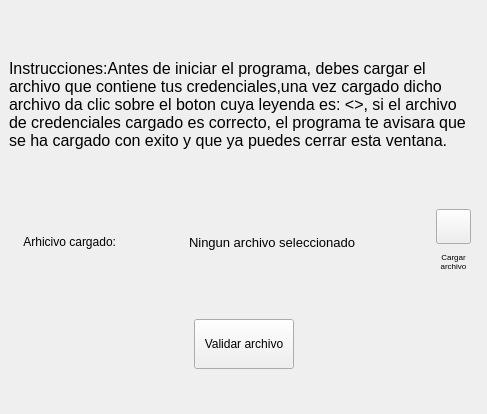
<?xml version="1.0" encoding="UTF-8"?>
<ui version="4.0">
 <class>MainWindow</class>
 <widget class="QMainWindow" name="MainWindow">
  <property name="geometry">
   <rect>
    <x>0</x>
    <y>0</y>
    <width>487</width>
    <height>414</height>
   </rect>
  </property>
  <property name="windowTitle">
   <string>MainWindow</string>
  </property>
  <widget class="QWidget" name="centralwidget">
   <layout class="QVBoxLayout" name="verticalLayout">
    <item>
     <spacer name="verticalSpacer">
      <property name="orientation">
       <enum>Qt::Vertical</enum>
      </property>
      <property name="sizeHint" stdset="0">
       <size>
        <width>20</width>
        <height>40</height>
       </size>
      </property>
     </spacer>
    </item>
    <item>
     <widget class="QLabel" name="label">
      <property name="minimumSize">
       <size>
        <width>350</width>
        <height>120</height>
       </size>
      </property>
      <property name="maximumSize">
       <size>
        <width>16777215</width>
        <height>16777215</height>
       </size>
      </property>
      <property name="font">
       <font>
        <pointsize>12</pointsize>
       </font>
      </property>
      <property name="text">
       <string>Instrucciones:Antes de iniciar el programa, debes cargar el archivo que contiene tus credenciales,una vez cargado dicho archivo da clic sobre el boton cuya  leyenda es: &lt;&lt;Validar archivo&gt;&gt;, si el archivo de credenciales cargado es correcto, el programa te avisara que se ha cargado con exito y que ya puedes cerrar esta ventana.</string>
      </property>
      <property name="wordWrap">
       <bool>true</bool>
      </property>
     </widget>
    </item>
    <item>
     <spacer name="verticalSpacer_3">
      <property name="orientation">
       <enum>Qt::Vertical</enum>
      </property>
      <property name="sizeHint" stdset="0">
       <size>
        <width>20</width>
        <height>40</height>
       </size>
      </property>
     </spacer>
    </item>
    <item>
     <layout class="QHBoxLayout" name="horizontalLayout_5">
      <item>
       <spacer name="horizontalSpacer_7">
        <property name="orientation">
         <enum>Qt::Horizontal</enum>
        </property>
        <property name="sizeHint" stdset="0">
         <size>
          <width>40</width>
          <height>20</height>
         </size>
        </property>
       </spacer>
      </item>
      <item>
       <widget class="QLabel" name="label_2">
        <property name="minimumSize">
         <size>
          <width>100</width>
          <height>0</height>
         </size>
        </property>
        <property name="text">
         <string>Arhicivo cargado:</string>
        </property>
        <property name="alignment">
         <set>Qt::AlignRight|Qt::AlignTrailing|Qt::AlignVCenter</set>
        </property>
       </widget>
      </item>
      <item>
       <widget class="QLabel" name="bel_nombreArchivoSelec">
        <property name="minimumSize">
         <size>
          <width>300</width>
          <height>40</height>
         </size>
        </property>
        <property name="maximumSize">
         <size>
          <width>16777215</width>
          <height>40</height>
         </size>
        </property>
        <property name="font">
         <font>
          <pointsize>10</pointsize>
         </font>
        </property>
        <property name="text">
         <string>Ningun archivo seleccionado</string>
        </property>
        <property name="alignment">
         <set>Qt::AlignCenter</set>
        </property>
       </widget>
      </item>
      <item>
       <spacer name="horizontalSpacer_8">
        <property name="orientation">
         <enum>Qt::Horizontal</enum>
        </property>
        <property name="sizeHint" stdset="0">
         <size>
          <width>40</width>
          <height>20</height>
         </size>
        </property>
       </spacer>
      </item>
      <item>
       <layout class="QVBoxLayout" name="verticalLayout_2">
        <property name="spacing">
         <number>0</number>
        </property>
        <item>
         <widget class="QPushButton" name="btn_cargarArchivos">
          <property name="minimumSize">
           <size>
            <width>35</width>
            <height>35</height>
           </size>
          </property>
          <property name="maximumSize">
           <size>
            <width>30</width>
            <height>30</height>
           </size>
          </property>
          <property name="sizeIncrement">
           <size>
            <width>0</width>
            <height>0</height>
           </size>
          </property>
          <property name="baseSize">
           <size>
            <width>30</width>
            <height>30</height>
           </size>
          </property>
          <property name="styleSheet">
           <string notr="true">QPushButton {

border-image: url(:/main/IMAGENES/subir_off.png);
 }

QPushButton:hover {
border-image: url(:/main/IMAGENES/subir_on.png);
}

QPushButton:pressed {
border-image: url(:/main/IMAGENES/subir_off.png);
}
</string>
          </property>
          <property name="text">
           <string/>
          </property>
         </widget>
        </item>
        <item>
         <widget class="QLabel" name="label_11">
          <property name="minimumSize">
           <size>
            <width>35</width>
            <height>35</height>
           </size>
          </property>
          <property name="maximumSize">
           <size>
            <width>30</width>
            <height>30</height>
           </size>
          </property>
          <property name="baseSize">
           <size>
            <width>30</width>
            <height>30</height>
           </size>
          </property>
          <property name="font">
           <font>
            <pointsize>6</pointsize>
           </font>
          </property>
          <property name="text">
           <string>Cargar archivo</string>
          </property>
          <property name="alignment">
           <set>Qt::AlignCenter</set>
          </property>
          <property name="wordWrap">
           <bool>true</bool>
          </property>
         </widget>
        </item>
       </layout>
      </item>
      <item>
       <spacer name="horizontalSpacer_3">
        <property name="orientation">
         <enum>Qt::Horizontal</enum>
        </property>
        <property name="sizeHint" stdset="0">
         <size>
          <width>40</width>
          <height>20</height>
         </size>
        </property>
       </spacer>
      </item>
     </layout>
    </item>
    <item>
     <spacer name="verticalSpacer_4">
      <property name="orientation">
       <enum>Qt::Vertical</enum>
      </property>
      <property name="sizeHint" stdset="0">
       <size>
        <width>20</width>
        <height>40</height>
       </size>
      </property>
     </spacer>
    </item>
    <item>
     <layout class="QHBoxLayout" name="horizontalLayout">
      <item>
       <spacer name="horizontalSpacer">
        <property name="orientation">
         <enum>Qt::Horizontal</enum>
        </property>
        <property name="sizeHint" stdset="0">
         <size>
          <width>40</width>
          <height>20</height>
         </size>
        </property>
       </spacer>
      </item>
      <item>
       <widget class="QPushButton" name="btn_finalizar">
        <property name="minimumSize">
         <size>
          <width>100</width>
          <height>50</height>
         </size>
        </property>
        <property name="maximumSize">
         <size>
          <width>120</width>
          <height>70</height>
         </size>
        </property>
        <property name="text">
         <string>Validar archivo</string>
        </property>
       </widget>
      </item>
      <item>
       <spacer name="horizontalSpacer_2">
        <property name="orientation">
         <enum>Qt::Horizontal</enum>
        </property>
        <property name="sizeHint" stdset="0">
         <size>
          <width>40</width>
          <height>20</height>
         </size>
        </property>
       </spacer>
      </item>
     </layout>
    </item>
    <item>
     <spacer name="verticalSpacer_2">
      <property name="orientation">
       <enum>Qt::Vertical</enum>
      </property>
      <property name="sizeHint" stdset="0">
       <size>
        <width>20</width>
        <height>40</height>
       </size>
      </property>
     </spacer>
    </item>
   </layout>
  </widget>
 </widget>
 <resources>
  <include location="../../../img.qrc"/>
 </resources>
 <connections/>
</ui>
